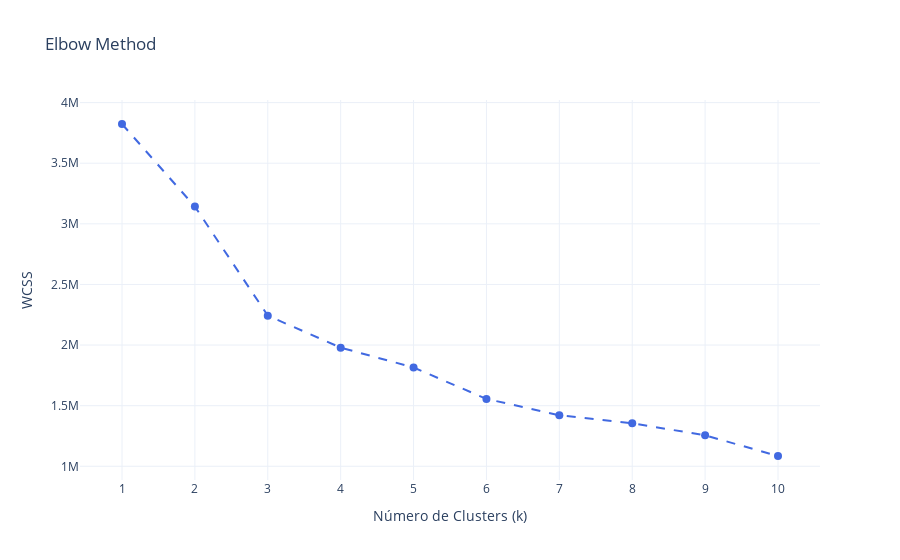

The notebook cell saved with this chart:
### Code cell
#Aplicando o Elbow Method
elbow_method = elbowmethod(dataset_escalado)
elbow_method.show()

### Figure 1 — Plotly figure (JSON) as saved in the notebook; plotly's stock layout.template omitted (floating-point values rounded to 4 significant figures)
{"data": [{"line": {"color": "royalblue", "dash": "dash"}, "marker": {"size": 8}, "mode": "lines+markers", "name": "WCSS", "type": "scatter", "x": [1, 2, 3, 4, 5, 6, 7, 8, 9, 10], "y": [3823000.0, 3142000.0, 2243000.0, 1979000.0, 1815000.0, 1556000.0, 1421000.0, 1355000.0, 1256000.0, 1085000.0]}], "layout": {"title": {"text": "Elbow Method"}, "xaxis": {"dtick": 1, "tick0": 1, "tickmode": "linear", "title": {"text": "Número de Clusters (k)"}}, "yaxis": {"title": {"text": "WCSS"}}}}
